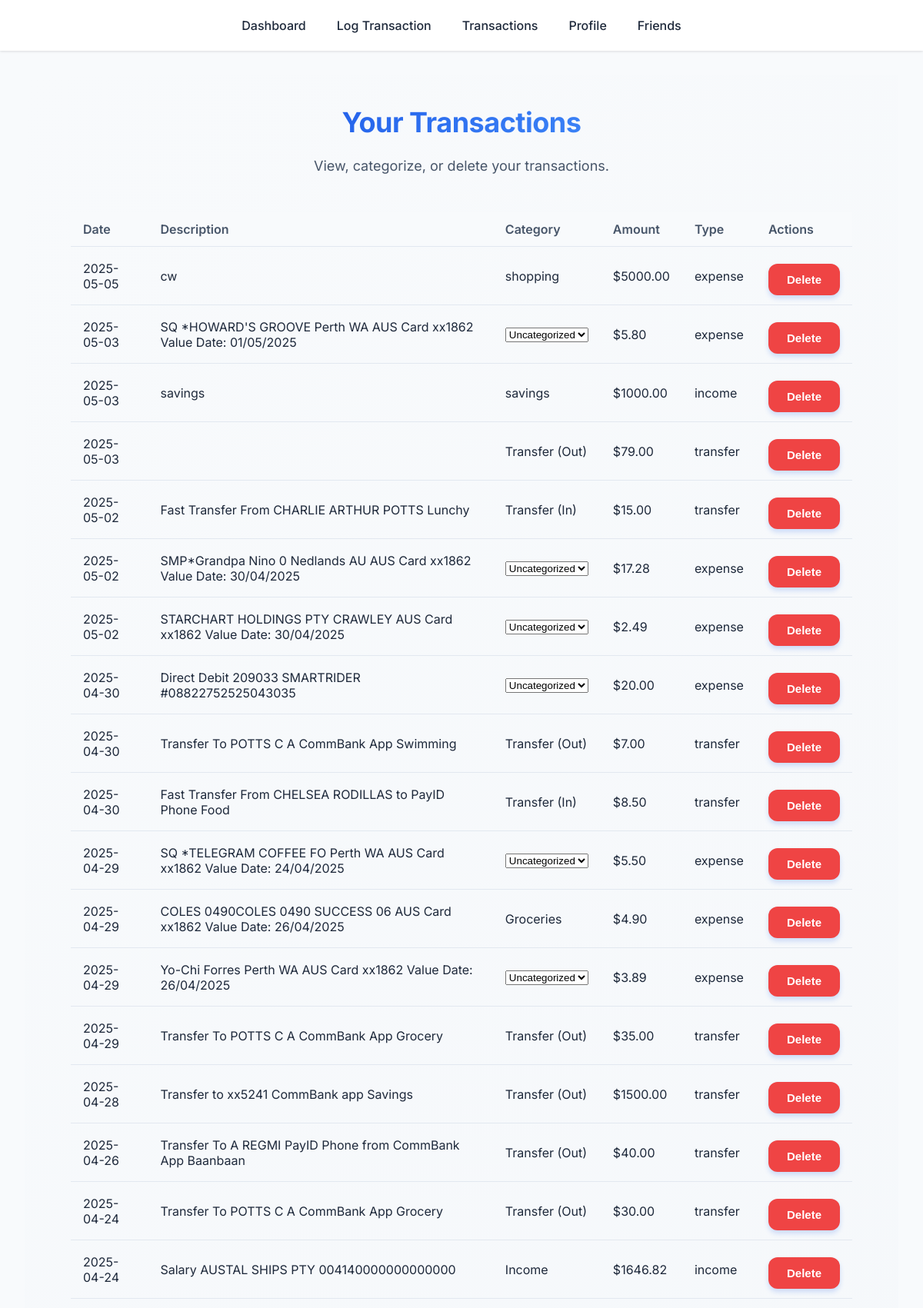
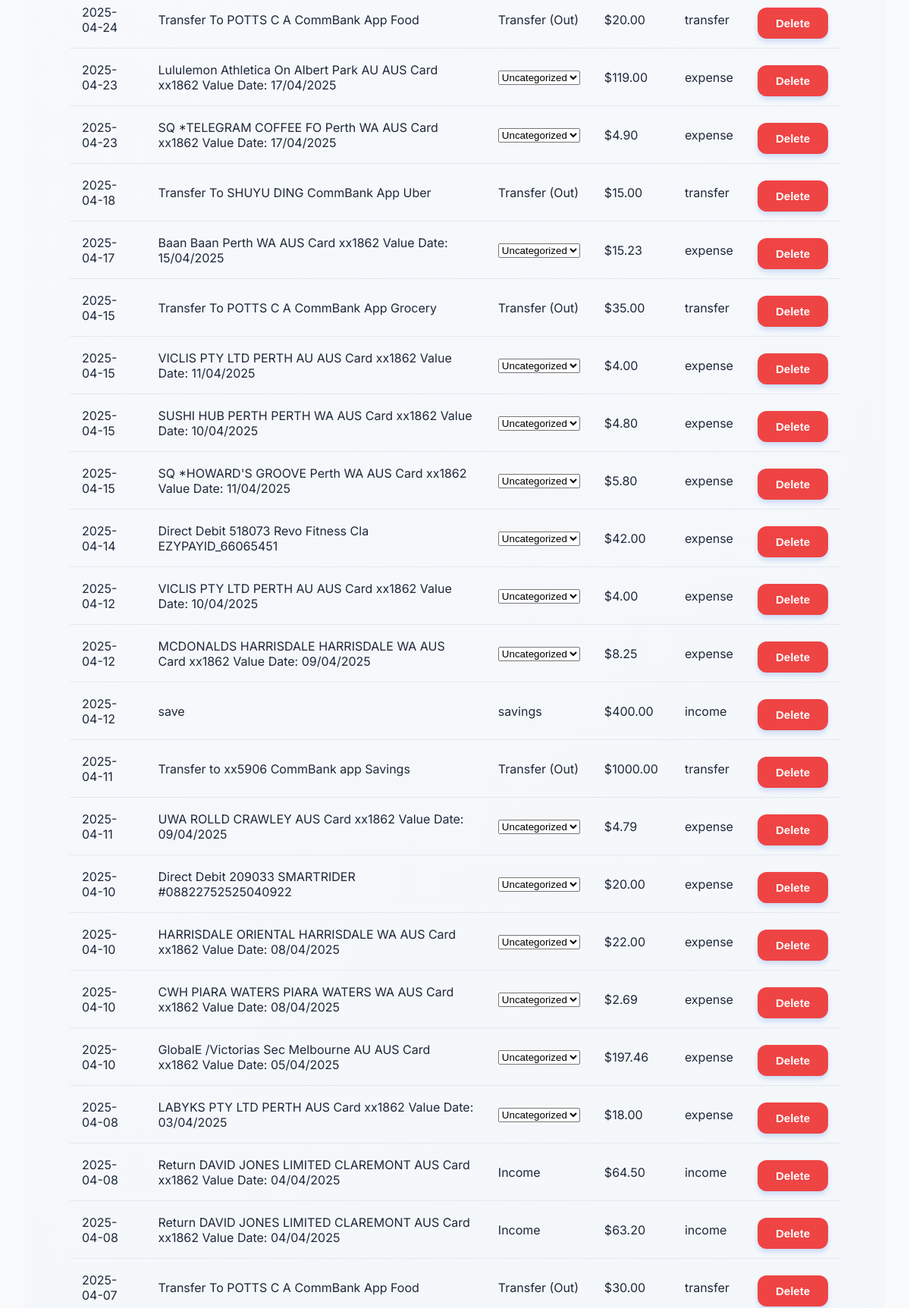
The page /transactions (signed in, upper part) on the database its author committed (2 pictures, top to bottom).
### app/models.py (models this page shows)
class Transaction(db.Model):
    __tablename__ = 'transactions'
    id                 = db.Column(db.Integer, primary_key=True)
    user_id            = db.Column(
        db.Integer,
        db.ForeignKey('users.id', ondelete='CASCADE'),
        nullable=False
    )
    date               = db.Column(db.Date, nullable=False)
    amount             = db.Column(db.Numeric(10, 2), nullable=False)  # always stored positive
    category           = db.Column(db.String, nullable=False)
    type               = db.Column(
        db.Enum(TransactionType, name='tx_type'),
        nullable=False
    )
    transfer_direction = db.Column(db.Enum('in','out', name='transfer_dir'), nullable=True)
    description        = db.Column(db.String(255), nullable=True)
    user               = db.relationship(
        'User',
        back_populates='transactions'
    )

### app/routes.py (the view, shortened to what this page needs)
@main.route('/transactions', methods=['GET', 'POST'])
@login_required
def transactions():
    transactions = Transaction.query.filter_by(user_id=current_user.id).order_by(Transaction.date.desc()).all()
    return render_template('transactions.html', transactions=transactions, form=TransactionForm())

### app/__init__.py (called while the page is built)
def create_app():
    app = Flask(__name__)
    app.config.from_object('config.Config')
    CSRFProtect(app)
    db.init_app(app)
    migrate.init_app(app, db)
    login_manager.init_app(app)
    bcrypt.init_app(app)
    with app.app_context():
        alembic_upgrade()
    from .models import User
    @login_manager.user_loader
    def load_user(user_id):
        return User.query.get(int(user_id))
    from .routes import main
    app.register_blueprint(main)
    return app

### app/templates/transactions.html (shortened to what this page needs)
{% extends "base.html" %}
{% block content %}
<div class="page-container">
  <h1>Your Transactions</h1>
  <p class="page-description">View, categorize, or delete your transactions.</p>
  <table class="transaction-table">
    <thead>
      <tr>
        <th>Date</th>
        <th>Description</th>
        <th>Category</th>
        <th>Amount</th>
        <th>Type</th>
        <th>Actions</th>
      </tr>
    </thead>
    <tbody>
      {% for tx in transactions %}
      <tr>
        <td>{{ tx.date }}</td>
        <td>{{ tx.description }}</td>
        <td>
          {% if tx.category == 'Uncategorized' %}
          <form method="POST" style="display: inline;">
            <select name="category" onchange="this.form.submit()">
              <option value="Uncategorized" selected>Uncategorized</option>
            </select>
          </form>
          {% else %}
          {{ tx.category }}
          {% endif %}
        </td>
        <td>${{ "%.2f"|format(tx.amount) }}</td>
        <td>{{ tx.type.value }}</td>
        <td>
          <form method="POST" style="display: inline;">
            <button type="submit" class="button-small danger">Delete</button>
          </form>
        </td>
      </tr>
      {% endfor %}
    </tbody>
  </table>
</div>
{% endblock %}

### app/templates/base.html (shortened to what this page needs)
<!DOCTYPE html>
<html lang="en">
<head>
  <link rel="stylesheet" href="{{ url_for('static', filename='css/main.css') }}">
</head>
<body>
  <header class="site-header">
    <div class="navigation-container">
      <nav class="main-nav">
        <a href="{{ url_for('main.dashboard') }}" class="nav-link">Dashboard</a>
        <a href="{{ url_for('main.transactionForm') }}" class="nav-link">Log Transaction</a>
        <a href="{{ url_for('main.transactions') }}" class="nav-link">Transactions</a>
        <a href="{{ url_for('main.profile') }}" class="nav-link">Profile</a>
        <a href="{{ url_for('main.friends') }}" class="nav-link">Friends</a>
      </nav>
    </div>
  </header>
  <main class="site-content">
    {% block content %}{% endblock %}
  </main>
</body>
</html>

### app/static/css/main.css (style rules this page uses)
:root { --primary: #2563eb; --primary-dark: #1d4ed8; --secondary: #64748b; --accent: #3b82f6; --success: #10b981; --warning: #f59e0b; --danger: #ef4444; --background: #f8fafc; --white: #ffffff; --text-primary: #1e293b; --text-secondary: #475569; --shadow-sm: 0 1px 3px rgba(0,0,0,0.12); --shadow-md: 0 4px 6px -1px rgba(0,0,0,0.1); --shadow-lg: 0 10px 15px -3px rgba(0,0,0,0.1); }
* { box-sizing: border-box; margin: 0; padding: 0; }
body { margin: 0; font-family: 'Inter', sans-serif; background: var(--background); color: var(--text-primary); }
.page-container { padding: 40px 60px; position: relative; display: flex; flex-direction: column; align-items: center; background: linear-gradient(135deg, #f8fafc 0%, #f1f5f9 100%); min-height: 80vh; }
h1 { font-size: 36px; background: linear-gradient(135deg, var(--primary) 0%, var(--accent) 100%); background-clip: text; -webkit-background-clip: text; -webkit-text-fill-color: transparent; font-weight: 700; margin-bottom: 24px; letter-spacing: -0.5px; line-height: 1.2; text-align: center; position: relative; z-index: 1; }
.page-description { font-size: 18px; color: var(--text-secondary); text-align: center; margin-bottom: 30px; max-width: 800px; }
.button, button[type="submit"], .btn { padding: 12px 24px; border: none; background-color: var(--primary); color: var(--white); font-size: 15px; font-weight: 600; border-radius: 12px; cursor: pointer; transition: all 0.2s cubic-bezier(0.4, 0, 0.2, 1); box-shadow: 0 4px 6px rgba(37, 99, 235, 0.2); margin-top: 10px; }
.button-small { padding: 6px 12px; border: none; background-color: var(--primary); color: var(--white); font-size: 13px; font-weight: 600; border-radius: 8px; cursor: pointer; transition: all 0.2s cubic-bezier(0.4, 0, 0.2, 1); box-shadow: 0 2px 4px rgba(37, 99, 235, 0.2); }
.site-header { background-color: var(--white); box-shadow: var(--shadow-sm); padding: 15px 0; position: relative; z-index: 10; }
.navigation-container { max-width: 1200px; margin: 0 auto; display: flex; justify-content: center; }
.main-nav { display: flex; gap: 40px; align-items: center; }
.nav-link { color: var(--text-primary); text-decoration: none; font-weight: 500; font-size: 16px; padding: 8px 0; position: relative; transition: color 0.3s ease; }
.nav-link::after { content: ''; position: absolute; bottom: 0; left: 0; width: 100%; height: 2px; background: var(--primary); transform: scaleX(0); transform-origin: right; transition: transform 0.3s ease; }
.transaction-table { width: 100%; border-collapse: collapse; margin-top: 20px; }
.transaction-table th, .transaction-table td { padding: 12px 16px; text-align: left; border-bottom: 1px solid #e2e8f0; }
.transaction-table th { background-color: #f8fafc; font-weight: 600; color: var(--text-secondary); }
.transaction-table .button-small.danger { background-color: var(--danger); color: var(--white); }

### app/templates/base.html (style rules this page uses)
.site-content { padding: 2em; flex: 1; width: 100%; max-width: 1200px; margin: 0 auto; }

### rows shown on the page
Transaction: date "2025-05-05", description "cw", category "shopping", amount "5000.00", type.value "expense"
Transaction: date "2025-05-03", description "SQ *HOWARD'S GROOVE Perth WA AUS Card xx1862 Value Date: 01/05/2025", amount "5.80", type.value "expense"
Transaction: date "2025-05-03", description "savings", category "savings", amount "1000.00", type.value "income"
Transaction: date "2025-05-03", category "Transfer (Out)", amount "79.00", type.value "transfer"
Transaction: date "2025-05-02", description "Fast Transfer From CHARLIE ARTHUR POTTS Lunchy", category "Transfer (In)", amount "15.00", type.value "transfer"
Transaction: date "2025-05-02", description "SMP*Grandpa Nino 0 Nedlands AU AUS Card xx1862 Value Date: 30/04/2025", amount "17.28", type.value "expense"
Transaction: date "2025-05-02", description "STARCHART HOLDINGS PTY CRAWLEY AUS Card xx1862 Value Date: 30/04/2025", amount "2.49", type.value "expense"
Transaction: date "2025-04-30", description "Direct Debit 209033 SMARTRIDER #08822752525043035", amount "20.00", type.value "expense"
Transaction: date "2025-04-30", description "Transfer To POTTS C A CommBank App Swimming", category "Transfer (Out)", amount "7.00", type.value "transfer"
Transaction: date "2025-04-30", description "Fast Transfer From CHELSEA RODILLAS to PayID Phone Food", category "Transfer (In)", amount "8.50", type.value "transfer"
Transaction: date "2025-04-29", description "SQ *TELEGRAM COFFEE FO Perth WA AUS Card xx1862 Value Date: 24/04/2025", amount "5.50", type.value "expense"
Transaction: date "2025-04-29", description "COLES 0490COLES 0490 SUCCESS 06 AUS Card xx1862 Value Date: 26/04/2025", category "Groceries", amount "4.90", type.value "expense"
Transaction: date "2025-04-29", description "Yo-Chi Forres Perth WA AUS Card xx1862 Value Date: 26/04/2025", amount "3.89", type.value "expense"
Transaction: date "2025-04-29", description "Transfer To POTTS C A CommBank App Grocery", category "Transfer (Out)", amount "35.00", type.value "transfer"
Transaction: date "2025-04-28", description "Transfer to xx5241 CommBank app Savings", category "Transfer (Out)", amount "1500.00", type.value "transfer"
Transaction: date "2025-04-26", description "Transfer To A REGMI PayID Phone from CommBank App Baanbaan", category "Transfer (Out)", amount "40.00", type.value "transfer"
Transaction: date "2025-04-24", description "Transfer To POTTS C A CommBank App Grocery", category "Transfer (Out)", amount "30.00", type.value "transfer"
Transaction: date "2025-04-24", description "Salary AUSTAL SHIPS PTY 004140000000000000", category "Income", amount "1646.82", type.value "income"
Transaction: date "2025-04-24", description "Transfer To POTTS C A CommBank App Food", category "Transfer (Out)", amount "20.00", type.value "transfer"
Transaction: date "2025-04-23", description "Lululemon Athletica On Albert Park AU AUS Card xx1862 Value Date: 17/04/2025", amount "119.00", type.value "expense"
Transaction: date "2025-04-23", description "SQ *TELEGRAM COFFEE FO Perth WA AUS Card xx1862 Value Date: 17/04/2025", amount "4.90", type.value "expense"
Transaction: date "2025-04-18", description "Transfer To SHUYU DING CommBank App Uber", category "Transfer (Out)", amount "15.00", type.value "transfer"
Transaction: date "2025-04-17", description "Baan Baan Perth WA AUS Card xx1862 Value Date: 15/04/2025", amount "15.23", type.value "expense"
Transaction: date "2025-04-15", description "Transfer To POTTS C A CommBank App Grocery", category "Transfer (Out)", amount "35.00", type.value "transfer"
Transaction: date "2025-04-15", description "VICLIS PTY LTD PERTH AU AUS Card xx1862 Value Date: 11/04/2025", amount "4.00", type.value "expense"
Transaction: date "2025-04-15", description "SUSHI HUB PERTH PERTH WA AUS Card xx1862 Value Date: 10/04/2025", amount "4.80", type.value "expense"
Transaction: date "2025-04-15", description "SQ *HOWARD'S GROOVE Perth WA AUS Card xx1862 Value Date: 11/04/2025", amount "5.80", type.value "expense"
Transaction: date "2025-04-14", description "Direct Debit 518073 Revo Fitness Cla EZYPAYID_66065451", amount "42.00", type.value "expense"
Transaction: date "2025-04-12", description "VICLIS PTY LTD PERTH AU AUS Card xx1862 Value Date: 10/04/2025", amount "4.00", type.value "expense"
Transaction: date "2025-04-12", description "MCDONALDS HARRISDALE HARRISDALE WA AUS Card xx1862 Value Date: 09/04/2025", amount "8.25", type.value "expense"
Transaction: date "2025-04-12", description "save", category "savings", amount "400.00", type.value "income"
Transaction: date "2025-04-11", description "Transfer to xx5906 CommBank app Savings", category "Transfer (Out)", amount "1000.00", type.value "transfer"
Transaction: date "2025-04-11", description "UWA ROLLD CRAWLEY AUS Card xx1862 Value Date: 09/04/2025", amount "4.79", type.value "expense"
Transaction: date "2025-04-10", description "Direct Debit 209033 SMARTRIDER #08822752525040922", amount "20.00", type.value "expense"
Transaction: date "2025-04-10", description "HARRISDALE ORIENTAL HARRISDALE WA AUS Card xx1862 Value Date: 08/04/2025", amount "22.00", type.value "expense"
Transaction: date "2025-04-10", description "CWH PIARA WATERS PIARA WATERS WA AUS Card xx1862 Value Date: 08/04/2025", amount "2.69", type.value "expense"
Transaction: date "2025-04-10", description "GlobalE /Victorias Sec Melbourne AU AUS Card xx1862 Value Date: 05/04/2025", amount "197.46", type.value "expense"
Transaction: date "2025-04-08", description "LABYKS PTY LTD PERTH AUS Card xx1862 Value Date: 03/04/2025", amount "18.00", type.value "expense"
Transaction: date "2025-04-08", description "Return DAVID JONES LIMITED CLAREMONT AUS Card xx1862 Value Date: 04/04/2025", category "Income", amount "64.50", type.value "income"
Transaction: date "2025-04-08", description "Return DAVID JONES LIMITED CLAREMONT AUS Card xx1862 Value Date: 04/04/2025", category "Income", amount "63.20", type.value "income"
Transaction: date "2025-04-07", description "Transfer To POTTS C A CommBank App Food", category "Transfer (Out)", amount "30.00", type.value "transfer"
